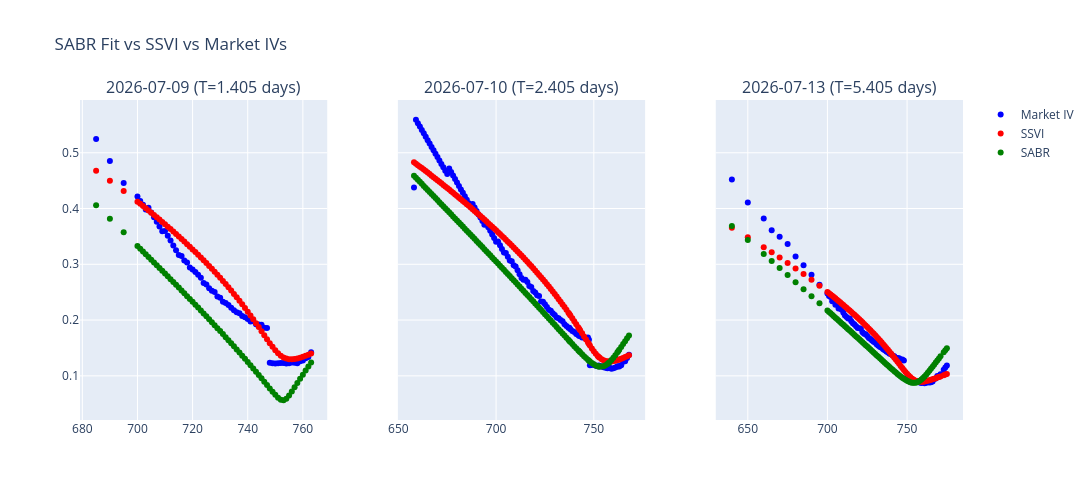

Source (notebook cell):
### Markdown cell above
# Visualization: Market IV vs SSVI vs SABR

### Code cell
num_slices = len(svi_slices)
fig = make_subplots(rows=1, cols=num_slices, shared_yaxes=True, horizontal_spacing=0.08,
                    subplot_titles=[f"{s['expiry']} (T={s['T']*365:.3f} days)" for s in svi_slices])

for i, s in enumerate(svi_slices):
    strikes = s["strikes"]
    iv_market = s["ivs"]
    T = s["T"]
    k = s["k"]
    iv_ssvi = ssvi_iv(k, s["theta"], rho_ssvi, eta_ssvi, T, gamma)
    
    sabr_res = sabr_results[s["expiry"]]["result"]
    if sabr_res.success:
        alpha, rho, nu = sabr_res.params
        f = strikes[np.argmin(iv_market)]  # Approx forward
        iv_sabr = sabr_iv_vectorized(f, strikes, T, alpha, 0.5, rho, nu)
    else:
        iv_sabr = np.full_like(strikes, np.nan)
    
    fig.add_trace(go.Scatter(x=strikes, y=iv_market, mode='markers', name='Market IV', showlegend=(i == 0), marker=dict(color='blue', size=6)), row=1, col=i+1)
    fig.add_trace(go.Scatter(x=strikes, y=iv_ssvi, mode='markers', name='SSVI', showlegend=(i == 0), line=dict(color='red', width=2)), row=1, col=i+1)
    fig.add_trace(go.Scatter(x=strikes, y=iv_sabr, mode='markers', name='SABR', showlegend=(i == 0), line=dict(color='green', width=2, dash='dot')), row=1, col=i+1)

fig.update_layout(title="SABR Fit vs SSVI vs Market IVs", height=500, width=1200)
fig.show()
